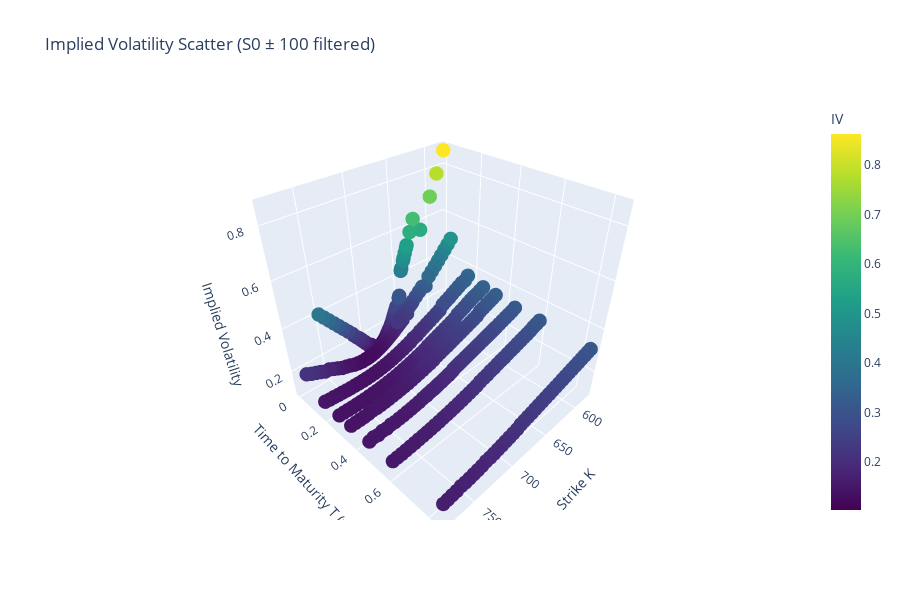

Notebook code for this chart:
### Code cell
fig = go.Figure(
    data=[
        go.Scatter3d(
            x=df['K'],
            y=df['T'],
            z=df['iv'],
            mode='markers',
            marker=dict(
                size=5,
                color=df['iv'],
                colorscale='Viridis',
                showscale=True,
                colorbar=dict(title='IV'),
            ),
            text=[f"S0={s:.2f}<br>C_mkt={c:.2f}" for s, c in zip(df['S0'], df['C_mkt'])],
            hovertemplate='K=%{x:.2f}<br>T=%{y:.3f}<br>IV=%{z:.4f}<extra></extra>',
        )
    ]
)
fig.update_layout(
    title='Implied Volatility Scatter (S0 ± 100 filtered)',
    scene=dict(
        xaxis_title='Strike K',
        yaxis_title='Time to Maturity T (years)',
        zaxis_title='Implied Volatility',
    ),
    width=900,
    height=600,
)
fig.show()

### Figure 1 — Plotly figure (JSON) as saved in the notebook; plotly's stock layout.template omitted (floating-point values rounded to 4 significant figures; data arrays with more than 128 entries replaced by an {"elided": "..."} marker saying what was removed)
{"data": [{"hovertemplate": "K=%{x:.2f}<br>T=%{y:.3f}<br>IV=%{z:.4f}<extra></extra>", "marker": {"color": {"elided": "489 float values"}, "colorbar": {"title": {"text": "IV"}}, "colorscale": [[0, "#440154"], [0.1111, "#482878"], [0.2222, "#3e4989"], [0.3333, "#31688e"], [0.4444, "#26828e"], [0.5556, "#1f9e89"], [0.6667, "#35b779"], [0.7778, "#6ece58"], [0.8889, "#b5de2b"], [1, "#fde725"]], "showscale": true, "size": 5}, "mode": "markers", "text": {"elided": "489 str values"}, "type": "scatter3d", "x": {"elided": "489 float values"}, "y": {"elided": "489 float values"}, "z": {"elided": "489 float values"}}], "layout": {"height": 600, "scene": {"xaxis": {"title": {"text": "Strike K"}}, "yaxis": {"title": {"text": "Time to Maturity T (years)"}}, "zaxis": {"title": {"text": "Implied Volatility"}}}, "title": {"text": "Implied Volatility Scatter (S0 ± 100 filtered)"}, "width": 900}}
